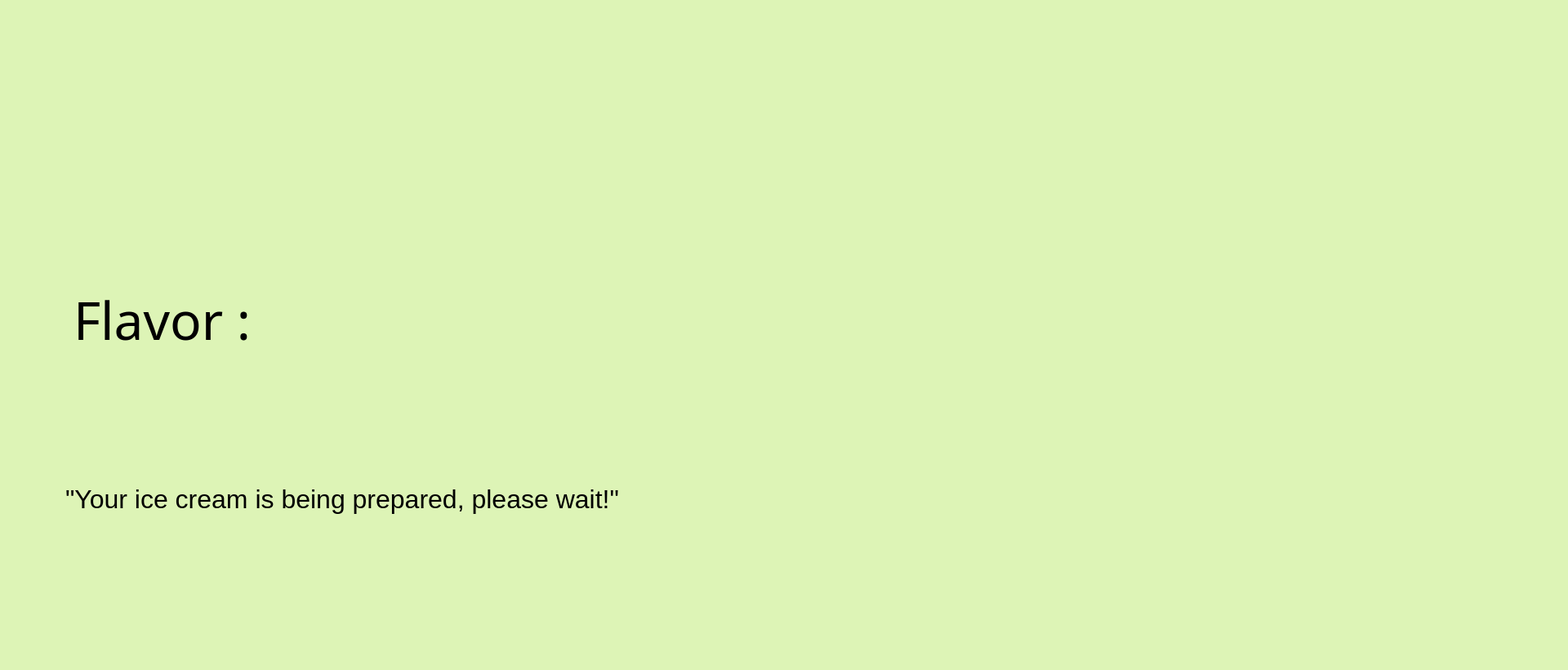
<?xml version="1.0" encoding="UTF-8"?>
<ui version="4.0">
 <class>MainWindow</class>
 <widget class="QMainWindow" name="MainWindow">
  <property name="geometry">
   <rect>
    <x>0</x>
    <y>0</y>
    <width>1920</width>
    <height>820</height>
   </rect>
  </property>
  <property name="windowTitle">
   <string>MainWindow</string>
  </property>
  <property name="styleSheet">
   <string notr="true">background-color: rgb(221, 244, 182);</string>
  </property>
  <widget class="QWidget" name="centralwidget">
   <widget class="QLabel" name="ordernum">
    <property name="geometry">
     <rect>
      <x>90</x>
      <y>40</y>
      <width>721</width>
      <height>121</height>
     </rect>
    </property>
    <property name="font">
     <font>
      <family>Dyuthi</family>
      <pointsize>48</pointsize>
      <weight>50</weight>
      <italic>false</italic>
      <bold>false</bold>
      <underline>false</underline>
     </font>
    </property>
    <property name="text">
     <string/>
    </property>
   </widget>
   <widget class="QLabel" name="flavor">
    <property name="geometry">
     <rect>
      <x>90</x>
      <y>210</y>
      <width>881</width>
      <height>361</height>
     </rect>
    </property>
    <property name="font">
     <font>
      <family>Dyuthi</family>
      <pointsize>48</pointsize>
      <weight>50</weight>
      <italic>false</italic>
      <bold>false</bold>
      <underline>false</underline>
     </font>
    </property>
    <property name="text">
     <string>Flavor :</string>
    </property>
   </widget>
   <widget class="QLabel" name="cup">
    <property name="geometry">
     <rect>
      <x>1200</x>
      <y>480</y>
      <width>421</width>
      <height>311</height>
     </rect>
    </property>
    <property name="font">
     <font>
      <family>Uroob</family>
      <pointsize>56</pointsize>
      <weight>75</weight>
      <bold>true</bold>
     </font>
    </property>
    <property name="styleSheet">
     <string notr="true">image: url(:/icon/Screenshot_from_2024-07-04_14-18-45-removebg-preview (1).png);
background-color: rgba(191, 64, 64, 0);</string>
    </property>
    <property name="text">
     <string/>
    </property>
   </widget>
   <widget class="QLabel" name="choco">
    <property name="geometry">
     <rect>
      <x>1090</x>
      <y>150</y>
      <width>631</width>
      <height>631</height>
     </rect>
    </property>
    <property name="font">
     <font>
      <family>Uroob</family>
      <pointsize>56</pointsize>
      <weight>75</weight>
      <bold>true</bold>
     </font>
    </property>
    <property name="styleSheet">
     <string notr="true">image: url(:/icon/Screenshot_from_2024-07-04_12-20-15-removebg-preview.png);
background-color: rgba(191, 64, 64, 0);</string>
    </property>
    <property name="text">
     <string/>
    </property>
   </widget>
   <widget class="QLabel" name="mint">
    <property name="geometry">
     <rect>
      <x>1090</x>
      <y>150</y>
      <width>631</width>
      <height>631</height>
     </rect>
    </property>
    <property name="font">
     <font>
      <family>Uroob</family>
      <pointsize>56</pointsize>
      <weight>75</weight>
      <bold>true</bold>
     </font>
    </property>
    <property name="styleSheet">
     <string notr="true">image: url(:/icon/Screenshot_from_2024-07-04_12-20-02-removebg-preview.png);
background-color: rgba(191, 64, 64, 0);</string>
    </property>
    <property name="text">
     <string/>
    </property>
   </widget>
   <widget class="QLabel" name="strawberry">
    <property name="geometry">
     <rect>
      <x>1170</x>
      <y>150</y>
      <width>470</width>
      <height>631</height>
     </rect>
    </property>
    <property name="font">
     <font>
      <family>Uroob</family>
      <pointsize>56</pointsize>
      <weight>75</weight>
      <bold>true</bold>
     </font>
    </property>
    <property name="styleSheet">
     <string notr="true">image: url(:/icon/Screenshot_from_2024-07-04_12-19-44-removebg-preview.png);
background-color: rgba(191, 64, 64, 0);
</string>
    </property>
    <property name="text">
     <string/>
    </property>
   </widget>
   <widget class="QLabel" name="turkey">
    <property name="geometry">
     <rect>
      <x>1270</x>
      <y>80</y>
      <width>271</width>
      <height>181</height>
     </rect>
    </property>
    <property name="font">
     <font>
      <family>Uroob</family>
      <pointsize>56</pointsize>
      <weight>75</weight>
      <bold>true</bold>
     </font>
    </property>
    <property name="styleSheet">
     <string notr="true">image: url(:/icon/free-icon-turkey-12694430.png);
background-color: rgba(191, 64, 64, 0);</string>
    </property>
    <property name="text">
     <string/>
    </property>
   </widget>
   <widget class="QLabel" name="ordercheck">
    <property name="geometry">
     <rect>
      <x>650</x>
      <y>460</y>
      <width>411</width>
      <height>331</height>
     </rect>
    </property>
    <property name="font">
     <font>
      <family>Dyuthi</family>
      <pointsize>50</pointsize>
      <weight>50</weight>
      <italic>false</italic>
      <bold>false</bold>
      <underline>false</underline>
     </font>
    </property>
    <property name="styleSheet">
     <string notr="true">background-color: rgba(191, 64, 64, 0);</string>
    </property>
    <property name="text">
     <string/>
    </property>
   </widget>
   <widget class="QLabel" name="label_2">
    <property name="geometry">
     <rect>
      <x>80</x>
      <y>590</y>
      <width>731</width>
      <height>41</height>
     </rect>
    </property>
    <property name="font">
     <font>
      <pointsize>24</pointsize>
     </font>
    </property>
    <property name="text">
     <string>&quot;Your ice cream is being prepared, please wait!&quot;</string>
    </property>
   </widget>
   <zorder>choco</zorder>
   <zorder>mint</zorder>
   <zorder>strawberry</zorder>
   <zorder>ordernum</zorder>
   <zorder>flavor</zorder>
   <zorder>cup</zorder>
   <zorder>turkey</zorder>
   <zorder>ordercheck</zorder>
   <zorder>label_2</zorder>
  </widget>
  <widget class="QMenuBar" name="menubar">
   <property name="geometry">
    <rect>
     <x>0</x>
     <y>0</y>
     <width>1920</width>
     <height>22</height>
    </rect>
   </property>
  </widget>
  <widget class="QStatusBar" name="statusbar"/>
 </widget>
 <resources/>
 <connections/>
</ui>
